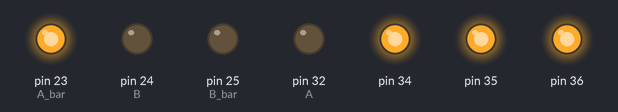
Bench run of a sketch on a simulated Arduino Mega 2560, built with avr-gcc and run on an emulated ATmega2560. On the bench: output pins drawn as LEDs (lit = HIGH). What the sketch prints to the serial monitor is not drawn.

Above: at 0.1 s.
Timing chart, 0 to 1.6 s (numbered marks = the images above):
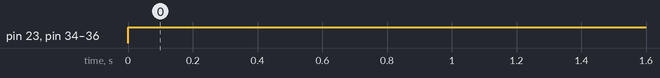

The sketch:

digitalLEDTest.ino
```cpp
#define A        32                     // the pin connected to the wire A of the coil A (or to the H-bridge pin controlling the same wire)
#define A_bar    23                     // the pin connected to the wire A- of the coil A (or to the H-bridge pin controlling the same wire)
#define B        24                     // the pin connected to the wire B of the coil A (or to the H-bridge pin controlling the same wire)
#define B_bar    25                     // the pin connected to the wire B- of the coil A (or to the H-bridge pin controlling the same wire)

void setup() {
  pinMode(A, OUTPUT);
   pinMode(34, OUTPUT);
    pinMode(35, OUTPUT);
     pinMode(36, OUTPUT);
  pinMode(A_bar, OUTPUT);
  pinMode(B, OUTPUT);
  pinMode(B_bar, OUTPUT);
  Serial.begin(9600);
}
void loop()
{
     Serial.println("jjjjjjj");
    /*
    digitalWrite(A, HIGH);
    digitalWrite(A_bar, HIGH);
    digitalWrite(B, HIGH);
    digitalWrite(B_bar, HIGH);

    delayMicroseconds (1500);

    digitalWrite(A, HIGH);
    digitalWrite(A_bar, HIGH);
    digitalWrite(B, HIGH);
    digitalWrite(B_bar, HIGH);

    delayMicroseconds (1500);
    */
    digitalWrite(22, HIGH);
     digitalWrite(23, HIGH);
      digitalWrite(34, HIGH);
       digitalWrite(35, HIGH);
        digitalWrite(36, HIGH);


}
```

Measured:
- by itself, pin 23 (A_bar), pin 34–36: LOW → HIGH at 0.00 s
